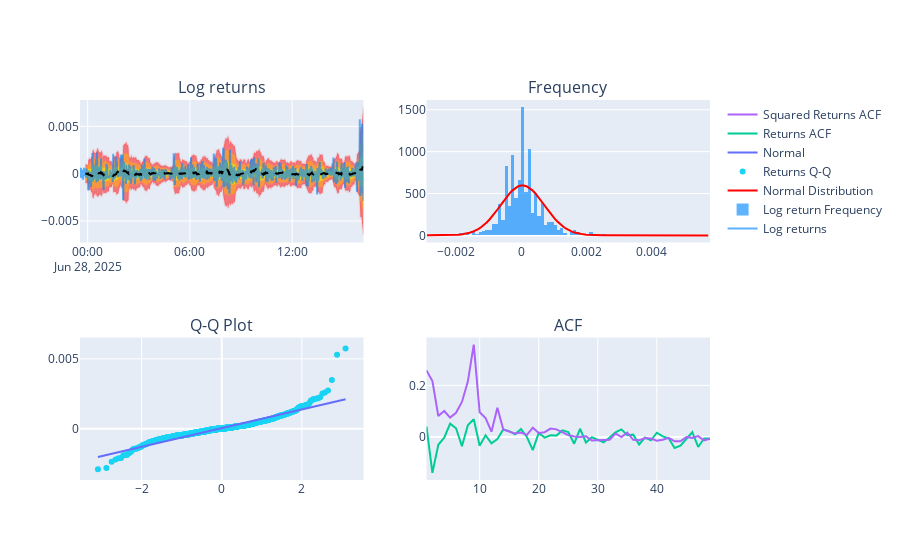

This figure's notebook cell:
### Code cell
stats_summary = analyse_returns_characteristics(df)

### Figure 1 — Plotly figure (JSON) as saved in the notebook; plotly's stock layout.template omitted (floating-point values rounded to 4 significant figures; data arrays with more than 128 entries replaced by an {"elided": "..."} marker saying what was removed)
{"data": [{"line": {"color": "rgba(255, 0, 0, 0.1)"}, "mode": "lines", "showlegend": false, "type": "scatter", "x": {"elided": "999 str values"}, "xaxis": "x", "y": {"elided": "999 float values"}, "yaxis": "y"}, {"fill": "tonexty", "line": {"color": "rgba(255, 0, 0, 0.1)"}, "mode": "lines", "showlegend": false, "type": "scatter", "x": {"elided": "999 str values"}, "xaxis": "x", "y": {"elided": "999 float values"}, "yaxis": "y"}, {"line": {"color": "rgba(255, 183, 0, 0.1)"}, "mode": "lines", "showlegend": false, "type": "scatter", "x": {"elided": "999 str values"}, "xaxis": "x", "y": {"elided": "999 float values"}, "yaxis": "y"}, {"fill": "tonexty", "line": {"color": "rgba(255, 183, 0, 0.1)"}, "mode": "lines", "showlegend": false, "type": "scatter", "x": {"elided": "999 str values"}, "xaxis": "x", "y": {"elided": "999 float values"}, "yaxis": "y"}, {"line": {"color": "rgba(236, 255, 0, 0.1)"}, "mode": "lines", "showlegend": false, "type": "scatter", "x": {"elided": "999 str values"}, "xaxis": "x", "y": {"elided": "999 float values"}, "yaxis": "y"}, {"fill": "tonexty", "line": {"color": "rgba(236, 255, 0, 0.1)"}, "mode": "lines", "showlegend": false, "type": "scatter", "x": {"elided": "999 str values"}, "xaxis": "x", "y": {"elided": "999 float values"}, "yaxis": "y"}, {"line": {"color": "rgba(0, 135, 255, 0.63)"}, "mode": "lines", "name": "Log returns", "type": "scatter", "x": {"elided": "999 str values"}, "xaxis": "x", "y": {"elided": "999 float values"}, "yaxis": "y"}, {"line": {"color": "black", "dash": "dash"}, "mode": "lines", "showlegend": false, "type": "scatter", "x": {"elided": "999 str values"}, "xaxis": "x", "y": {"elided": "999 float values"}, "yaxis": "y"}, {"histnorm": "probability density", "marker": {"color": "rgba(0, 135, 255, 0.63)"}, "name": "Log return Frequency", "type": "histogram", "x": {"elided": "999 float values"}, "xaxis": "x2", "yaxis": "y2"}, {"line": {"color": "red", "width": 2}, "mode": "lines", "name": "Normal Distribution", "type": "scatter", "x": [-0.002884, -0.002797, -0.00271, -0.002623, -0.002535, -0.002448, -0.002361, -0.002274, -0.002187, -0.002099, -0.002012, -0.001925, -0.001838, -0.001751, -0.001663, -0.001576, -0.001489, -0.001402, -0.001315, -0.001227, -0.00114, -0.001053, -0.0009659, -0.0008787, -0.0007915, -0.0007043, -0.0006171, -0.0005299, -0.0004427, -0.0003555, -0.0002683, -0.0001811, -9.387e-05, -6.674e-06, 8.053e-05, 0.0001677, 0.0002549, 0.0003421, 0.0004293, 0.0005165, 0.0006037, 0.0006909, 0.0007781, 0.0008653, 0.0009525, 0.00104, 0.001127, 0.001214, 0.001301, 0.001389, 0.001476, 0.001563, 0.00165, 0.001737, 0.001825, 0.001912, 0.001999, 0.002086, 0.002173, 0.002261, 0.002348, 0.002435, 0.002522, 0.002609, 0.002697, 0.002784, 0.002871, 0.002958, 0.003045, 0.003133, 0.00322, 0.003307, 0.003394, 0.003481, 0.003569, 0.003656, 0.003743, 0.00383, 0.003917, 0.004005, 0.004092, 0.004179, 0.004266, 0.004353, 0.004441, 0.004528, 0.004615, 0.004702, 0.004789, 0.004877, 0.004964, 0.005051, 0.005138, 0.005225, 0.005313, 0.0054, 0.005487, 0.005574, 0.005661, 0.005749], "xaxis": "x2", "y": [0.04008, 0.07041, 0.1216, 0.2065, 0.3446, 0.5655, 0.9123, 1.447, 2.256, 3.459, 5.213, 7.725, 11.25, 16.11, 22.69, 31.41, 42.74, 57.18, 75.2, 97.24, 123.6, 154.5, 189.8, 229.3, 272.4, 318.0, 365.0, 411.9, 457.0, 498.4, 534.5, 563.4, 584.0, 595.0, 596.1, 587.0, 568.4, 541.0, 506.3, 465.8, 421.3, 374.6, 327.5, 281.5, 237.8, 197.6, 161.4, 129.6, 102.3, 79.36, 60.55, 45.41, 33.49, 24.28, 17.3, 12.12, 8.352, 5.656, 3.766, 2.465, 1.586, 1.004, 0.6243, 0.3818, 0.2295, 0.1356, 0.07882, 0.04502, 0.02529, 0.01396, 0.007579, 0.004044, 0.002122, 0.001094, 0.000555, 0.0002767, 0.0001356, 6.534e-05, 3.095e-05, 1.442e-05, 6.601e-06, 2.971e-06, 1.315e-06, 5.721e-07, 2.447e-07, 1.029e-07, 4.254e-08, 1.729e-08, 6.909e-09, 2.714e-09, 1.048e-09, 3.98e-10, 1.486e-10, 5.452e-11, 1.967e-11, 6.977e-12, 2.433e-12, 8.341e-13, 2.811e-13, 9.316e-14], "yaxis": "y2"}, {"marker": {"color": "#19d3f3"}, "mode": "markers", "name": "Returns Q-Q", "type": "scatter", "x": {"elided": "999 float values"}, "xaxis": "x3", "y": {"elided": "999 float values"}, "yaxis": "y3"}, {"line": {"color": "#636efa"}, "mode": "lines", "name": "Normal", "type": "scatter", "x": {"elided": "999 float values"}, "xaxis": "x3", "y": {"elided": "999 float values"}, "yaxis": "y3"}, {"name": "Returns ACF", "type": "scatter", "x": [1, 2, 3, 4, 5, 6, 7, 8, 9, 10, 11, 12, 13, 14, 15, 16, 17, 18, 19, 20, 21, 22, 23, 24, 25, 26, 27, 28, 29, 30, 31, 32, 33, 34, 35, 36, 37, 38, 39, 40, 41, 42, 43, 44, 45, 46, 47, 48, 49], "xaxis": "x4", "y": [0.04056, -0.1386, -0.02974, -0.002381, 0.05198, 0.03419, -0.03569, 0.04537, 0.06933, -0.03326, 0.00691, -0.02453, -0.007968, 0.0294, 0.02286, 0.01063, 0.0309, 0.0003529, -0.05077, 0.01616, -0.001978, 0.006845, 0.00563, 0.02579, 0.01916, -0.0256, 0.03216, -0.02136, -0.0007389, -0.01061, -0.02067, -0.001976, 0.01831, 0.02968, 0.006788, 0.009395, -0.02851, -0.001671, -0.01246, 0.01681, 0.002546, -0.004907, -0.04249, -0.03345, -0.00935, 0.01863, -0.03826, -0.00562, -0.005827], "yaxis": "y4"}, {"name": "Squared Returns ACF", "type": "scatter", "x": [1, 2, 3, 4, 5, 6, 7, 8, 9, 10, 11, 12, 13, 14, 15, 16, 17, 18, 19, 20, 21, 22, 23, 24, 25, 26, 27, 28, 29, 30, 31, 32, 33, 34, 35, 36, 37, 38, 39, 40, 41, 42, 43, 44, 45, 46, 47, 48, 49], "xaxis": "x4", "y": [0.2581, 0.2169, 0.08142, 0.1009, 0.07519, 0.09415, 0.1359, 0.2145, 0.3578, 0.0963, 0.07327, 0.02078, 0.1132, 0.02935, 0.02123, 0.01371, 0.01747, 0.008725, 0.03616, 0.01561, 0.01893, 0.03267, 0.02979, 0.01802, 0.007327, 0.002317, 0.0004538, 0.002984, -0.01342, -0.01197, -0.01011, -0.01086, 0.01373, -0.0001585, 0.01724, -0.01051, -0.01254, -0.00385, -0.005906, -0.01378, -0.01024, -0.002872, -0.01626, -0.01646, -0.0002259, -0.003056, 0.003631, -0.01314, -0.006012], "yaxis": "y4"}], "layout": {"annotations": [{"font": {"size": 16}, "showarrow": false, "text": "Log returns", "x": 0.225, "xanchor": "center", "xref": "paper", "y": 1, "yanchor": "bottom", "yref": "paper"}, {"font": {"size": 16}, "showarrow": false, "text": "Frequency", "x": 0.775, "xanchor": "center", "xref": "paper", "y": 1, "yanchor": "bottom", "yref": "paper"}, {"font": {"size": 16}, "showarrow": false, "text": "Q-Q Plot", "x": 0.225, "xanchor": "center", "xref": "paper", "y": 0.375, "yanchor": "bottom", "yref": "paper"}, {"font": {"size": 16}, "showarrow": false, "text": "ACF", "x": 0.775, "xanchor": "center", "xref": "paper", "y": 0.375, "yanchor": "bottom", "yref": "paper"}], "xaxis": {"anchor": "y", "domain": [0, 0.45]}, "xaxis2": {"anchor": "y2", "domain": [0.55, 1]}, "xaxis3": {"anchor": "y3", "domain": [0, 0.45]}, "xaxis4": {"anchor": "y4", "domain": [0.55, 1]}, "yaxis": {"anchor": "x", "domain": [0.625, 1]}, "yaxis2": {"anchor": "x2", "domain": [0.625, 1]}, "yaxis3": {"anchor": "x3", "domain": [0, 0.375]}, "yaxis4": {"anchor": "x4", "domain": [0, 0.375]}}}
